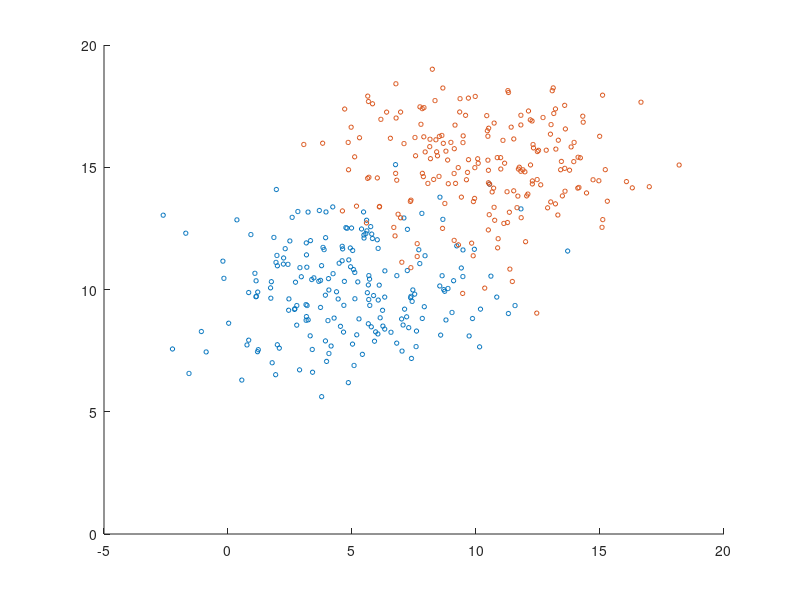

Source code (MATLAB):
MU1 = [5 10];
SIGMA1 = [8 0; 0 4];
MU2 = [10 15];
SIGMA2 = [8 0; 0 4]; 

R1 = chol(SIGMA1);
R2= chol(SIGMA2);


z=[repmat(MU1,200,1) + randn(200,2)*R1,repmat(MU2,200,1) + randn(200,2)*R2];

z1 = repmat(MU1,200,1) + randn(200,2)*R1;
z2 = repmat(MU2,200,1) + randn(200,2)*R2;


figure
scatter(z1(:,1),z1(:,2),10);
hold
scatter(z2(:,1),z2(:,2),10);
